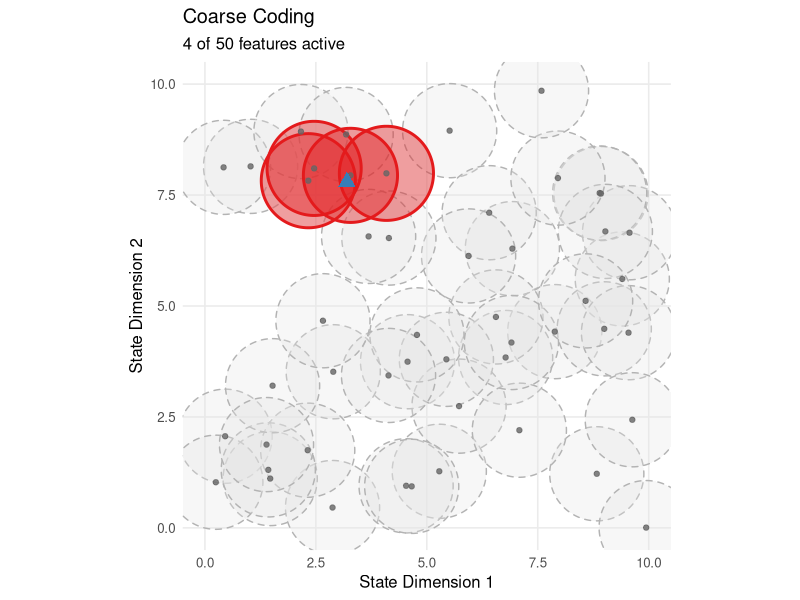
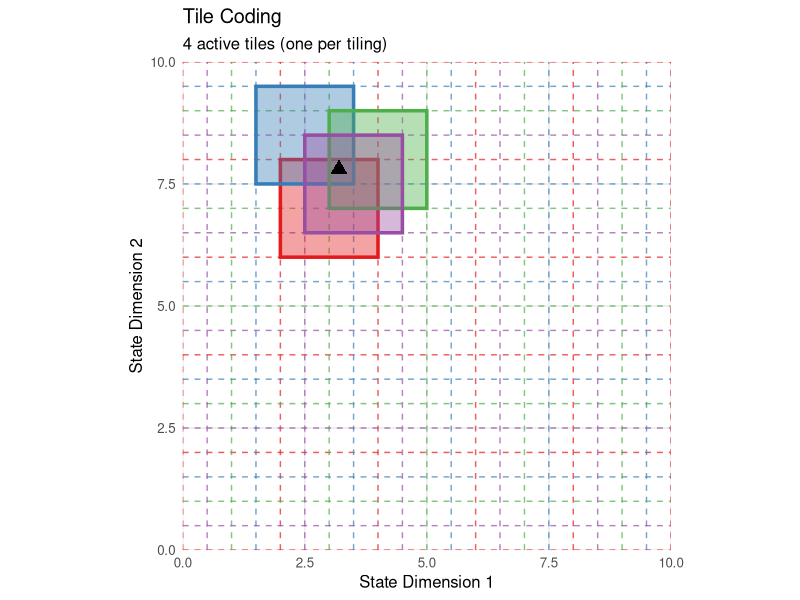
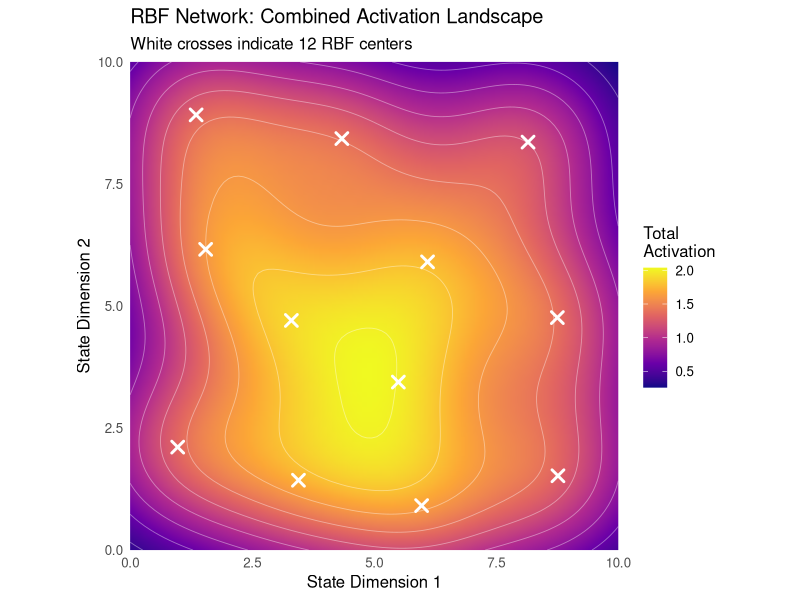
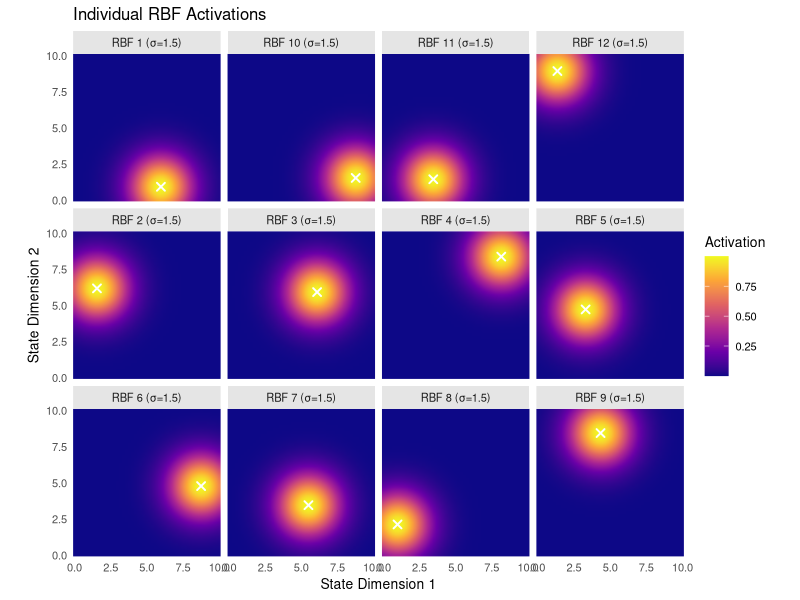

Source code (R) for these figures, in order:
## ---- chunk 1
# Load required libraries
library(ggplot2)
library(ggforce)
library(dplyr)

# Coarse Coding Implementation
create_coarse_coder <- function(state_dims, num_features, overlap_factor = 1.5, seed = 123) {
  set.seed(seed)
  
  # Generate random centers uniformly across state space
  centers <- data.frame(
    x = runif(num_features, 0, state_dims[1]),
    y = runif(num_features, 0, state_dims[2])
  )
  
  # Calculate radius to ensure appropriate overlap
  avg_spacing <- sqrt(prod(state_dims) / num_features)
  radius <- overlap_factor * avg_spacing / 2
  
  # Function to compute binary feature vector for given state
  encode <- function(state) {
    state_vec <- as.numeric(state)
    distances <- sqrt((centers$x - state_vec[1])^2 + (centers$y - state_vec[2])^2)
    features <- as.numeric(distances <= radius)
    return(features)
  }
  
  # Visualization function
  visualize <- function(query_state = NULL) {
    # Determine active features for query state
    active_features <- NULL
    active_indices <- integer(0)
    
    if (!is.null(query_state)) {
      active_features <- encode(query_state)
      active_indices <- which(active_features == 1)
    }
    
    # Create base plot
    p <- ggplot() +
      coord_fixed(xlim = c(0, state_dims[1]), ylim = c(0, state_dims[2]))
    
    # Add all receptive fields (inactive)
    p <- p + geom_circle(
      data = centers,
      aes(x0 = x, y0 = y, r = radius),
      color = "grey70", fill = "grey90", alpha = 0.3, linetype = "dashed"
    )
    
    # Highlight active receptive fields
    if (length(active_indices) > 0) {
      p <- p + geom_circle(
        data = centers[active_indices, ],
        aes(x0 = x, y0 = y, r = radius),
        color = "#e41a1c", fill = "#e41a1c", alpha = 0.4, size = 1
      )
    }
    
    # Add center points
    p <- p + geom_point(
      data = centers, 
      aes(x = x, y = y), 
      color = "grey40", size = 1.5, alpha = 0.8
    )
    
    # Add query state point
    if (!is.null(query_state)) {
      p <- p + geom_point(
        aes(x = query_state[1], y = query_state[2]), 
        color = "#377eb8", size = 4, shape = 17
      )
      
      num_active <- length(active_indices)
      subtitle <- paste(num_active, "of", num_features, "features active")
    } else {
      subtitle <- "Overlapping receptive fields"
    }
    
    p + labs(
      title = "Coarse Coding",
      subtitle = subtitle,
      x = "State Dimension 1",
      y = "State Dimension 2"
    ) +
      theme_minimal(base_size = 12) +
      theme(
        panel.grid.minor = element_blank(),
        panel.background = element_rect(fill = "white", color = NA)
      )
  }
  
  return(list(
    encode = encode,
    visualize = visualize,
    centers = centers,
    radius = radius,
    state_dims = state_dims,
    num_features = num_features
  ))
}

# Example usage
coarse_coder <- create_coarse_coder(
  state_dims = c(10, 10), 
  num_features = 50, 
  overlap_factor = 1.5
)

# Visualize with query state
print(coarse_coder$visualize(query_state = c(3.2, 7.8)))
## ---- chunk 2
# Tile Coding Implementation
create_tile_coder <- function(state_low, state_high, num_tilings, tiles_per_dim) {
  state_low <- as.numeric(state_low)
  state_high <- as.numeric(state_high)
  tiles_per_dim <- as.integer(tiles_per_dim)
  
  if (length(state_low) != length(state_high)) {
    stop("state_low and state_high must have same length")
  }
  if (any(tiles_per_dim <= 0)) {
    stop("tiles_per_dim must be positive integers")
  }
  if (num_tilings <= 0) {
    stop("num_tilings must be positive")
  }
  if (any(state_low >= state_high)) {
    stop("Each element of state_low must be < state_high")
  }
  
  state_dims <- length(state_low)
  state_range <- state_high - state_low
  tile_widths <- state_range / tiles_per_dim
  
  if (any(tile_widths <= 0)) {
    stop("Invalid state range or tiles_per_dim leading to non-positive tile width")
  }
  
  # Generate offsets for each tiling
  offsets <- array(0, dim = c(num_tilings, state_dims))
  for (dim in 1:state_dims) {
    offsets[, dim] <- (0:(num_tilings - 1)) * tile_widths[dim] / num_tilings
  }
  
  # Function to get indices of active tiles for given state
  encode <- function(state) {
    state_vec <- as.numeric(state)
    if (length(state_vec) != state_dims) {
      stop("State dimension mismatch")
    }
    if (any(!is.finite(state_vec))) {
      stop("State contains non-finite values")
    }
    
    active_tiles <- vector("list", num_tilings)
    
    for (t in 1:num_tilings) {
      # Apply offset and compute tile indices
      offset_state <- state_vec - state_low + offsets[t, ]
      tile_indices <- floor(offset_state / tile_widths)
      
      # Clip to valid range [0, tiles_per_dim - 1]
      tile_indices <- pmax(0, pmin(tile_indices, tiles_per_dim - 1))
      active_tiles[[t]] <- as.integer(tile_indices)
    }
    return(active_tiles)
  }
  
  # Visualization function (2D only)
  visualize <- function(query_state = NULL) {
    if (state_dims != 2) {
      stop("Visualization only supports 2D state spaces")
    }
    
    # Fix: extract scalar limits for x and y
    xlims <- c(state_low[1], state_high[1])
    ylims <- c(state_low[2], state_high[2])
    
    # Create base plot
    p <- ggplot() +
      coord_fixed(xlim = xlims, ylim = ylims, expand = FALSE)
    
    # Generate colors for tilings
    colors <- if (num_tilings <= 8) {
      RColorBrewer::brewer.pal(num_tilings, "Set1")
    } else {
      rep(RColorBrewer::brewer.pal(8, "Set1"), length.out = num_tilings)
    }
    
    # Draw grid lines for each tiling
    for (t in 1:num_tilings) {
      color <- colors[t]
      
      # Vertical lines
      x_start <- state_low[1] - offsets[t, 1]
      x_end   <- state_high[1] + tile_widths[1]
      x_lines <- seq(x_start, x_end, by = tile_widths[1])
      valid_x <- x_lines[x_lines >= state_low[1] & x_lines <= state_high[1]]
      
      if (length(valid_x) > 0 && all(is.finite(valid_x))) {
        p <- p + geom_vline(
          xintercept = valid_x, 
          color = color, 
          alpha = 0.7, 
          linetype = "dashed", 
          size = 0.5
        )
      }
      
      # Horizontal lines
      y_start <- state_low[2] - offsets[t, 2]
      y_end   <- state_high[2] + tile_widths[2]
      y_lines <- seq(y_start, y_end, by = tile_widths[2])
      valid_y <- y_lines[y_lines >= state_low[2] & y_lines <= state_high[2]]
      
      if (length(valid_y) > 0 && all(is.finite(valid_y))) {
        p <- p + geom_hline(
          yintercept = valid_y, 
          color = color, 
          alpha = 0.7, 
          linetype = "dashed", 
          size = 0.5
        )
      }
    }
    
    # Highlight active tiles for query state
    if (!is.null(query_state)) {
      query_state <- as.numeric(query_state)
      if (length(query_state) != 2 || any(!is.finite(query_state))) {
        stop("query_state must be a 2D finite numeric vector")
      }
      
      active_tiles_indices <- encode(query_state)
      
      rect_data_list <- vector("list", num_tilings)
      
      for (t in 1:num_tilings) {
        tile_indices <- active_tiles_indices[[t]]
        
        # Reconstruct lower-left corner of tile in world coordinates
        tile_x <- state_low[1] - offsets[t, 1] + tile_indices[1] * tile_widths[1]
        tile_y <- state_low[2] - offsets[t, 2] + tile_indices[2] * tile_widths[2]
        
        rect_data_list[[t]] <- data.frame(
          tiling = t,
          xmin = tile_x,
          xmax = tile_x + tile_widths[1],
          ymin = tile_y,
          ymax = tile_y + tile_widths[2]
        )
      }
      
      all_rects <- do.call(rbind, rect_data_list)
      # Ensure all values are finite
      if (!all(is.finite(as.matrix(all_rects[, c("xmin", "xmax", "ymin", "ymax")])))) {
        warning("Non-finite tile coordinates detected; skipping highlighting")
      } else {
        p <- p + geom_rect(
          data = all_rects,
          aes(xmin = xmin, xmax = xmax, ymin = ymin, ymax = ymax),
          fill = colors[all_rects$tiling],
          alpha = 0.4,
          color = colors[all_rects$tiling],
          size = 1.2
        )
      }
      
      # Mark query state
      p <- p + geom_point(
        aes(x = query_state[1], y = query_state[2]), 
        color = "black", size = 4, shape = 17
      )
      
      subtitle <- paste(num_tilings, "active tiles (one per tiling)")
    } else {
      subtitle <- paste(num_tilings, "overlapping tilings")
    }
    
    p + labs(
      title = "Tile Coding",
      subtitle = subtitle,
      x = "State Dimension 1",
      y = "State Dimension 2"
    ) +
      theme_minimal(base_size = 12) +
      theme(
        panel.grid.minor = element_blank(),
        panel.background = element_rect(fill = "white", color = NA)
      )
  }
  
  return(list(
    encode = encode,
    visualize = visualize,
    state_low = state_low,
    state_high = state_high,
    num_tilings = num_tilings,
    tiles_per_dim = tiles_per_dim,
    tile_widths = tile_widths,
    offsets = offsets
  ))
}

# Example usage
tile_coder <- create_tile_coder(
  state_low = c(0, 0),
  state_high = c(10, 10),
  num_tilings = 4,
  tiles_per_dim = c(5, 5)
)

# Visualize with query state
print(tile_coder$visualize(query_state = c(3.2, 7.8)))
## ---- chunk 3
# Load additional libraries for RBF network
library(ggplot2)
library(viridis)
library(RColorBrewer)

# Radial Basis Function Network Implementation
create_rbf_network <- function(centers, widths) {
  # Convert centers to matrix format
  if (is.data.frame(centers)) {
    centers <- as.matrix(centers)
  }
  
  if (!is.matrix(centers) || ncol(centers) != 2) {
    stop("centers must be a 2-column matrix or data frame")
  }
  
  n_rbf <- nrow(centers)
  
  # Handle scalar or vector widths
  if (length(widths) == 1) {
    widths <- rep(widths, n_rbf)
  } else if (length(widths) != n_rbf) {
    stop("length of widths must be 1 or equal to number of centers")
  }
  
  # Function to compute RBF activations for given state
  encode <- function(state) {
    state_vec <- as.numeric(state)
    if (length(state_vec) != 2) {
      stop("State must be 2-dimensional for current implementation")
    }
    if (any(!is.finite(state_vec))) {
      stop("State contains non-finite values")
    }
    state_mat <- matrix(rep(state_vec, n_rbf), nrow = n_rbf, byrow = TRUE)
    distances_sq <- rowSums((centers - state_mat)^2)
    activations <- exp(-distances_sq / (2 * widths^2))
    return(activations)
  }
  
  # Function to create adaptive RBF centers using k-means-like placement
  create_adaptive_centers <- function(state_dims, n_centers, n_samples = 1000, seed = 42) {
    set.seed(seed)
    
    # Generate random samples from state space [0, state_dims[1]] x [0, state_dims[2]]
    samples <- data.frame(
      x = runif(n_samples, 0, state_dims[1]),
      y = runif(n_samples, 0, state_dims[2])
    )
    
    # Initialize centers randomly
    centers_df <- samples[sample(nrow(samples), n_centers), , drop = FALSE]
    centers_mat <- as.matrix(centers_df)
    
    for (iter in 1:50) {
      # Compute distances from all samples to all centers
      # Efficient vectorized approach
      dists <- outer(samples$x, centers_mat[,1], FUN = function(a,b) (a - b)^2) +
               outer(samples$y, centers_mat[,2], FUN = function(a,b) (a - b)^2)
      assignments <- max.col(-dists)  # equivalent to which.min per row
      
      # Update centers
      new_centers <- centers_mat
      for (k in 1:n_centers) {
        idx <- which(assignments == k)
        if (length(idx) > 0) {
          new_centers[k, ] <- colMeans(samples[idx, , drop = FALSE])
        }
      }
      
      # Check convergence
      if (sum((new_centers - centers_mat)^2) < 1e-6) break
      centers_mat <- new_centers
    }
    
    return(centers_mat)
  }
  
  # Visualization function for activation landscape
  visualize_activation_landscape <- function(state_dims, resolution = 100) {
    # Create evaluation grid
    x_seq <- seq(0, state_dims[1], length.out = resolution)
    y_seq <- seq(0, state_dims[2], length.out = resolution)
    grid_df <- expand.grid(x = x_seq, y = y_seq)
    
    # Compute total activation at each point
    grid_df$activation <- apply(grid_df, 1, function(point) {
      sum(encode(point))
    })
    
    # Prepare center data frame with explicit column names
    center_df <- data.frame(
      x = centers[, 1],
      y = centers[, 2]
    )
    
    # Create visualization
    p <- ggplot(grid_df, aes(x = x, y = y, fill = activation)) +
      geom_raster(interpolate = TRUE) +
      geom_contour(aes(z = activation), color = "white", alpha = 0.4, size = 0.3) +
      geom_point(
        data = center_df, 
        aes(x = x, y = y), 
        color = "white", shape = 4, size = 3, stroke = 1.5,
        inherit.aes = FALSE
      ) +
      scale_fill_viridis_c(name = "Total\nActivation", option = "plasma") +
      coord_fixed(xlim = c(0, state_dims[1]), ylim = c(0, state_dims[2]), expand = FALSE) +
      labs(
        title = "RBF Network: Combined Activation Landscape",
        subtitle = paste("White crosses indicate", n_rbf, "RBF centers"),
        x = "State Dimension 1",
        y = "State Dimension 2"
      ) +
      theme_minimal(base_size = 12) +
      theme(
        panel.grid = element_blank(),
        panel.background = element_rect(fill = "white", color = NA)
      )
    
    return(p)
  }
  
  # Visualization function for individual RBFs
  visualize_individual_rbfs <- function(state_dims, resolution = 50) {
    # Determine subplot layout
    n_cols <- ceiling(sqrt(n_rbf))
    n_rows <- ceiling(n_rbf / n_cols)
    
    # Create evaluation grid
    x_seq <- seq(0, state_dims[1], length.out = resolution)
    y_seq <- seq(0, state_dims[2], length.out = resolution)
    grid_df <- expand.grid(x = x_seq, y = y_seq)
    
    # Prepare data for all RBFs
    all_rbf_data <- vector("list", n_rbf)
    
    for (i in 1:n_rbf) {
      # Compute activation for this RBF only
      state_mat <- matrix(rep(centers[i, ], nrow(grid_df)), nrow = nrow(grid_df), byrow = TRUE)
      distances_sq <- rowSums((grid_df - state_mat)^2)
      activations <- exp(-distances_sq / (2 * widths[i]^2))
      
      rbf_data <- grid_df
      rbf_data$activation <- activations
      rbf_data$rbf_id <- i
      rbf_data$rbf_label <- paste0("RBF ", i, " (σ=", round(widths[i], 1), ")")
      
      all_rbf_data[[i]] <- rbf_data
    }
    
    # Combine all data
    combined_data <- do.call(rbind, all_rbf_data)
    
    # Add center information with named columns
    center_data <- data.frame(
      x = centers[, 1],
      y = centers[, 2],
      rbf_id = 1:n_rbf,
      rbf_label = paste0("RBF ", 1:n_rbf, " (σ=", round(widths, 1), ")")
    )
    
    # Create faceted plot
    p <- ggplot(combined_data, aes(x = x, y = y, fill = activation)) +
      geom_raster(interpolate = TRUE) +
      geom_point(
        data = center_data,
        aes(x = x, y = y),
        color = "white", shape = 4, size = 2, stroke = 1,
        inherit.aes = FALSE
      ) +
      facet_wrap(~ rbf_label, ncol = n_cols) +
      scale_fill_viridis_c(option = "plasma", name = "Activation") +
      coord_fixed(expand = FALSE) +
      labs(
        title = "Individual RBF Activations",
        x = "State Dimension 1",
        y = "State Dimension 2"
      ) +
      theme_minimal(base_size = 10) +
      theme(
        panel.grid = element_blank(),
        panel.background = element_rect(fill = "white", color = NA),
        strip.background = element_rect(fill = "grey90", color = NA),
        axis.text = element_text(size = 8)
      )
    
    return(p)
  }
  
  return(list(
    encode = encode,
    visualize_activation_landscape = visualize_activation_landscape,
    visualize_individual_rbfs = visualize_individual_rbfs,
    centers = centers,
    widths = widths,
    n_rbf = n_rbf,
    create_adaptive_centers = create_adaptive_centers
  ))
}

# Example usage with adaptive center placement
set.seed(42)

# Create RBF centers using k-means-like clustering
rbf_net_temp <- create_rbf_network(matrix(c(0, 0), nrow = 1), 1.0)
rbf_centers <- rbf_net_temp$create_adaptive_centers(
  state_dims = c(10, 10), 
  n_centers = 12
)

# Create RBF network with adaptive centers
rbf_network <- create_rbf_network(
  centers = rbf_centers, 
  widths = 1.5  # Uniform width for all RBFs
)

# Visualize activation landscape
print(rbf_network$visualize_activation_landscape(state_dims = c(10, 10)))

# Visualize individual RBFs
print(rbf_network$visualize_individual_rbfs(state_dims = c(10, 10)))
